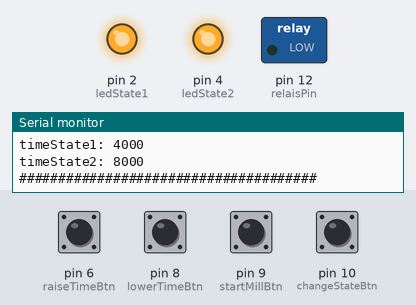
A sketch run on a simulated Arduino Uno, built with avr-gcc and run on an emulated ATmega328P. On the bench: switched loads named in the sketch (green lamp = pin HIGH), output pins drawn as LEDs (lit = HIGH), the last lines printed to the serial monitor. The inputs (shaded band) are chosen by the test bench; at power-on: pin 6 (raiseTimeBtn), pin 8 (lowerTimeBtn), pin 9 (startMillBtn), pin 10 (changeStateBtn) HIGH.

Above: at 1.4 s.
1.5 s: pin 10 (changeStateBtn) pulled LOW for 1 s
At 3.5 s:
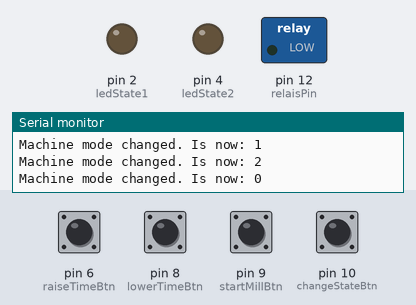
4.0 s: pin 9 (startMillBtn) pulled LOW for 0.15 s
At 4.07 s:
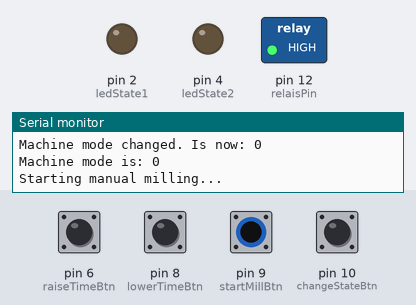
5.6 s: pin 10 (changeStateBtn) pulled LOW for 0.15 s
At 5.9 s:
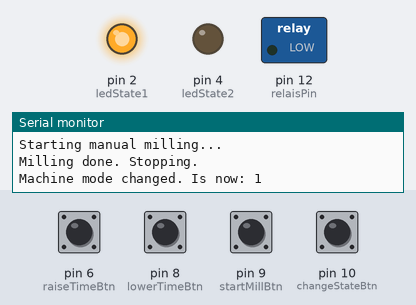
7.2 s: pin 9 (startMillBtn) pulled LOW for 1 s
At 8.3 s:
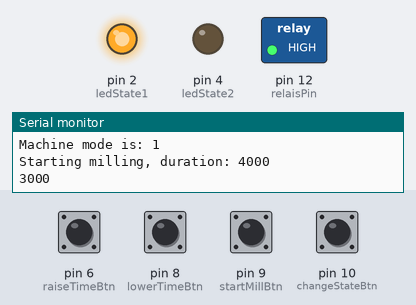
Timing chart, 0 to 12.7 s (numbered marks = the images above; inputs shaded):
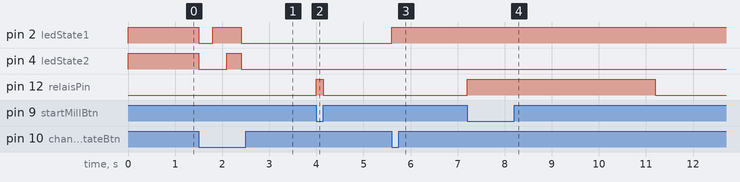

The sketch:

AutoCoffeeGrinderCode.ino
```cpp
#include <EEPROM.h>

// ---- Pins ----
const int ledState1     = 2;
const int ledState2     = 4;
const int relaisPin     = 12;
const int changeStateBtn = 10;
const int startMillBtn  = 9;
const int lowerTimeBtn  = 8;
const int raiseTimeBtn  = 6;

// ---- Konstanten ----
const int STEP_MS          = 200;   // Schrittweite beim Verstellen
const int MIN_DURATION_MS  = 200;   // Untergrenze -> verhindert negative/0 Laufzeiten
const int MAX_DURATION_MS  = 30000; // Obergrenze -> plausibler Max-Wert (30s)
const unsigned long ABSOLUTE_MAX_RUNTIME = 30000UL; // Failsafe, UNABHÄNGIG von duration
const unsigned long DEBOUNCE_MS = 300; // groesser = "traeger", aber Mehrfachtrigger pro Klick werden verhindert

// ---- Zustand ----
int stateBtn = 0;
long timeState1 = 0;
long timeState2 = 0;
bool isMilling = false;

// Entprellung pro Taster
unsigned long lastDebounce_changeState = 0;
unsigned long lastDebounce_lowerTime   = 0;
unsigned long lastDebounce_raiseTime   = 0;

void setup() {
  setupPins();
  Serial.begin(9600);

  stateBtn = 2;

  timeState1 = (long)readIntFromEEPROM(0) * 20;
  timeState2 = (long)readIntFromEEPROM(2) * 20;

  if (timeState1 <= 0) { timeState1 = 4000; }
  if (timeState2 <= 0) { timeState2 = 8000; }
  timeState1 = clampDuration(timeState1);
  timeState2 = clampDuration(timeState2);

  updateState();

  Serial.println(F("######################################"));
  Serial.println(F("Machine started."));
  Serial.println(F("Available modes:"));
  Serial.println(F("0 - manual"));
  Serial.println(F("1 - single shot (timeState1)"));
  Serial.println(F("2 - double shot (timeState2)"));
  Serial.print(F("Machine mode is now (by default): "));
  Serial.println(stateBtn);
  Serial.println(F("Saved timeState values are:"));
  Serial.print(F("timeState1: "));
  Serial.println(timeState1);
  Serial.print(F("timeState2: "));
  Serial.println(timeState2);
  Serial.println(F("######################################"));
}

void setupPins() {
  pinMode(ledState1, OUTPUT);
  pinMode(ledState2, OUTPUT);
  pinMode(relaisPin, OUTPUT);

  // INPUT_PULLUP statt manuellem digitalWrite(HIGH) nach pinMode(INPUT)
  pinMode(changeStateBtn, INPUT_PULLUP);
  pinMode(startMillBtn, INPUT_PULLUP);
  pinMode(lowerTimeBtn, INPUT_PULLUP);
  pinMode(raiseTimeBtn, INPUT_PULLUP);

  digitalWrite(relaisPin, LOW);
}

void updateLED() {
  if (stateBtn == 0) {
    digitalWrite(ledState1, LOW);
    digitalWrite(ledState2, LOW);
  } else if (stateBtn == 1) {
    digitalWrite(ledState1, HIGH);
    digitalWrite(ledState2, LOW);
  } else if (stateBtn == 2) {
    digitalWrite(ledState1, HIGH);
    digitalWrite(ledState2, HIGH);
  }
}

void updateState() {
  updateLED();
}

// Sorgt dafür, dass die Laufzeit NIE negativ oder unplausibel groß werden kann.
// Das ist der zentrale Fix für die Hänger.
long clampDuration(long value) {
  if (value < MIN_DURATION_MS) return MIN_DURATION_MS;
  if (value > MAX_DURATION_MS) return MAX_DURATION_MS;
  return value;
}

void lowerTime(int state) {
  if (state == 1) {
    timeState1 = clampDuration(timeState1 - STEP_MS);
    Serial.print(F("Lowered time for mode 1. New time: "));
    Serial.println(timeState1);
    saveDataToEEPROM(state);
  } else if (state == 2) {
    timeState2 = clampDuration(timeState2 - STEP_MS);
    Serial.print(F("Lowered time for mode 2. New time: "));
    Serial.println(timeState2);
    saveDataToEEPROM(state);
  }
}

void raiseTime(int state) {
  if (state == 1) {
    timeState1 = clampDuration(timeState1 + STEP_MS);
    Serial.print(F("Raised time for mode 1. New time: "));
    Serial.println(timeState1);
    saveDataToEEPROM(state);
  } else if (state == 2) {
    timeState2 = clampDuration(timeState2 + STEP_MS);
    Serial.print(F("Raised time for mode 2. New time: "));
    Serial.println(timeState2);
    saveDataToEEPROM(state);
  }
}

void saveDataToEEPROM(int state) {
  if (state == 1) {
    int val = timeState1 / 20;
    writeIntIntoEEPROM(0, val);
  } else if (state == 2) {
    int val = timeState2 / 20;
    writeIntIntoEEPROM(2, val);
  }
}

void writeIntIntoEEPROM(int address, int number) {
  byte byte1 = number >> 8;
  byte byte2 = number & 0xFF;
  EEPROM.write(address, byte1);
  EEPROM.write(address + 1, byte2);
}

int readIntFromEEPROM(int address) {
  byte byte1 = EEPROM.read(address);
  byte byte2 = EEPROM.read(address + 1);
  return (byte1 << 8) + byte2;
}

// Führt den Mahlvorgang für eine feste Dauer aus.
// duration ist durch clampDuration() garantiert positiv & begrenzt,
// zusätzlich gibt es einen fixen, von duration unabhängigen Failsafe.
void runTimedMilling(unsigned long duration) {
  Serial.print(F("Starting milling, duration: "));
  Serial.println(duration);

  unsigned long start = millis();
  unsigned long lastPrint = start;
  bool timeout = false;

  digitalWrite(relaisPin, HIGH);
  isMilling = true;

  while (millis() - start < duration) {
    unsigned long elapsedTotal = millis() - start;

    // Fixer Failsafe, unabhängig vom (bereits geclampten) duration-Wert
    if (elapsedTotal > ABSOLUTE_MAX_RUNTIME) {
      Serial.println(F("SAFETY STOP: absolute max runtime reached!"));
      timeout = true;
      break;
    }

    // Countdown max. 1x pro Sekunde ausgeben (statt Serial-Flut)
    if (millis() - lastPrint >= 1000) {
      lastPrint = millis();
      long remaining = (long)duration - (long)elapsedTotal;
      Serial.println(remaining);
    }
  }

  digitalWrite(relaisPin, LOW);
  isMilling = false;

  if (timeout) {
    Serial.println(F("Milling stopped by safety timeout."));
  } else {
    Serial.println(F("Milling done. Stopping."));
  }
  delay(300);
}

void runManualMilling() {
  Serial.println(F("Starting manual milling..."));
  unsigned long start = millis();
  digitalWrite(relaisPin, HIGH);
  isMilling = true;

  while (digitalRead(startMillBtn) == LOW) {
    // Auch im manuellen Modus nicht grenzenlos laufen lassen
    if (millis() - start > ABSOLUTE_MAX_RUNTIME) {
      Serial.println(F("SAFETY STOP: manual mode max runtime reached!"));
      break;
    }
    delay(5);
  }

  digitalWrite(relaisPin, LOW);
  isMilling = false;
  Serial.println(F("Milling done. Stopping."));
}

void loop() {
  int startRead = digitalRead(startMillBtn);

  if (startRead == LOW) {
    if (!isMilling) {
      Serial.print(F("Machine mode is: "));
      Serial.println(stateBtn);

      if (stateBtn == 1) {
        runTimedMilling((unsigned long)timeState1);
      } else if (stateBtn == 2) {
        runTimedMilling((unsigned long)timeState2);
      } else if (stateBtn == 0) {
        runManualMilling();
      }
    } else {
      // Sollte praktisch nie erreicht werden, da runTimedMilling/runManualMilling blockieren
      Serial.println(F("Milling already in progress..."));
      delay(200);
    }
  } else if (!isMilling) {
    // Änderungen nur erlauben, wenn gerade nicht gemahlen wird
    unsigned long now = millis();

    if (digitalRead(changeStateBtn) == LOW &&
        (now - lastDebounce_changeState) > DEBOUNCE_MS) {
      lastDebounce_changeState = now;
      switch (stateBtn) {
        case 0: stateBtn = 1; break;
        case 1: stateBtn = 2; break;
        case 2: stateBtn = 0; break;
      }
      Serial.print(F("Machine mode changed. Is now: "));
      Serial.println(stateBtn);
    }

    if (digitalRead(lowerTimeBtn) == LOW &&
        (now - lastDebounce_lowerTime) > DEBOUNCE_MS) {
      lastDebounce_lowerTime = now;
      lowerTime(stateBtn);
    }

    if (digitalRead(raiseTimeBtn) == LOW &&
        (now - lastDebounce_raiseTime) > DEBOUNCE_MS) {
      lastDebounce_raiseTime = now;
      raiseTime(stateBtn);
    }

    updateState();
  }
}
```

Measured:
- after the input at 1.5 s, pin 2 (ledState1): HIGH → LOW at once, → HIGH 0.30 s later, → LOW 0.60 s later; pin 4 (ledState2): HIGH → LOW at once, → HIGH 0.60 s later, → LOW 0.30 s later
- after the input at 4.0 s, pin 12 (relaisPin): LOW → HIGH at once, → LOW 0.15 s later
- after the input at 5.6 s, pin 2 (ledState1): LOW → HIGH at once
- after the input at 7.2 s, pin 12 (relaisPin): LOW → HIGH at once, → LOW 4.0 s later
